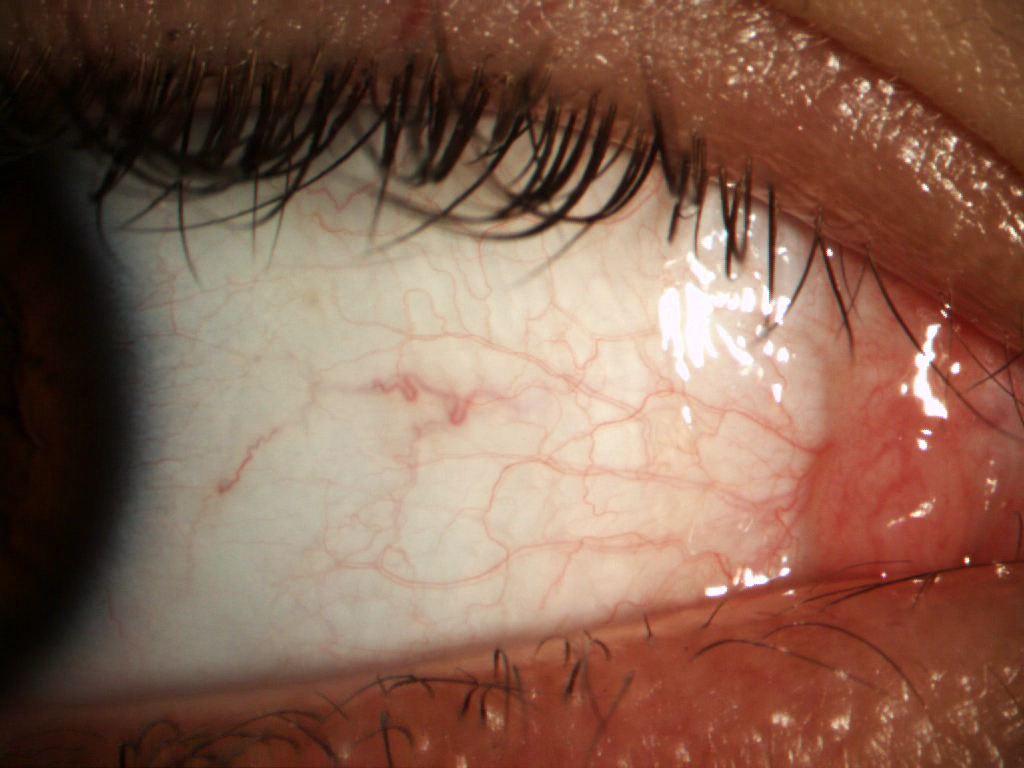
#> input picture P1/dataset/BN_15_1.BMP, 1024 x 768 px; its folder holds only this picture in this run
$ jupyter execute --allow-errors p1.ipynb   (shell and % lines are left out)
#> lines starting #> are read from the running program, lines starting #| are printed output that depends on the picture; after the words box and inside, x2 and y2 are one past the last pixel; in counts of white or black regions, pixels touching at a corner belong together
#> further down, im is the input picture: shape (768, 1024, 3); mean B, G, R 80.6, 97.9, 133.3
[cell 1]
import cv2
import numpy as np
import matplotlib.pyplot as plt
import glob

[cell 2]
#im = cv2.imread("dataset/BT_12_2.5.BMP")
im = cv2.imread("dataset/BN_056_3.jpg")

#> (the rest of this cell did not finish here and is left out)

[cell 3]
def getROI(hsv):
    #We use HSV's V Channel to extract ROI for the eye sclera, as it conforms an area of similar brightness
    rgb = cv2.cvtColor(hsv,cv2.COLOR_HSV2RGB)
    #In order to create a mask for the sclera, Otsu binarization is used, as it automatically finds a threshold that minimizes intra-class variance.
    ret2,th2 = cv2.threshold(hsv[:,:,2],0,255,cv2.THRESH_BINARY+cv2.THRESH_OTSU)
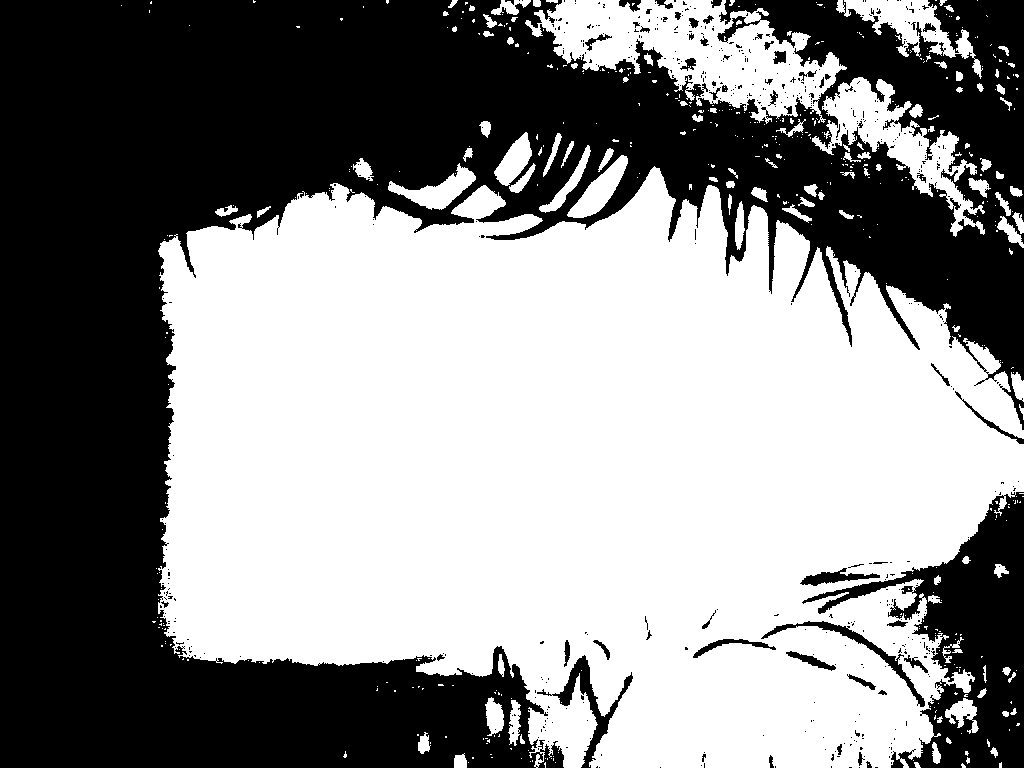
#> th2: shape (768, 1024); 54.5% white; 527 black regions (474 under 20 px)
#> ret2 = 128
    contours, hierarchy = cv2.findContours(th2, cv2.RETR_TREE, cv2.CHAIN_APPROX_SIMPLE)
#> contours = 1136 contours, 990 with area under 20; largest, box (x1, y1, x2, y2) and area: (158, 166, 1024, 768) 384727, (525, 0, 847, 124) 19631, (812, 77, 985, 237) 7314, (836, 0, 983, 79) 3304, (388, 163, 476, 210) 1446
    contours.sort(key=lambda x:cv2.contourArea(x),reverse=True)
    cv2.drawContours(th2,contours[1:], -1, (0),-1)
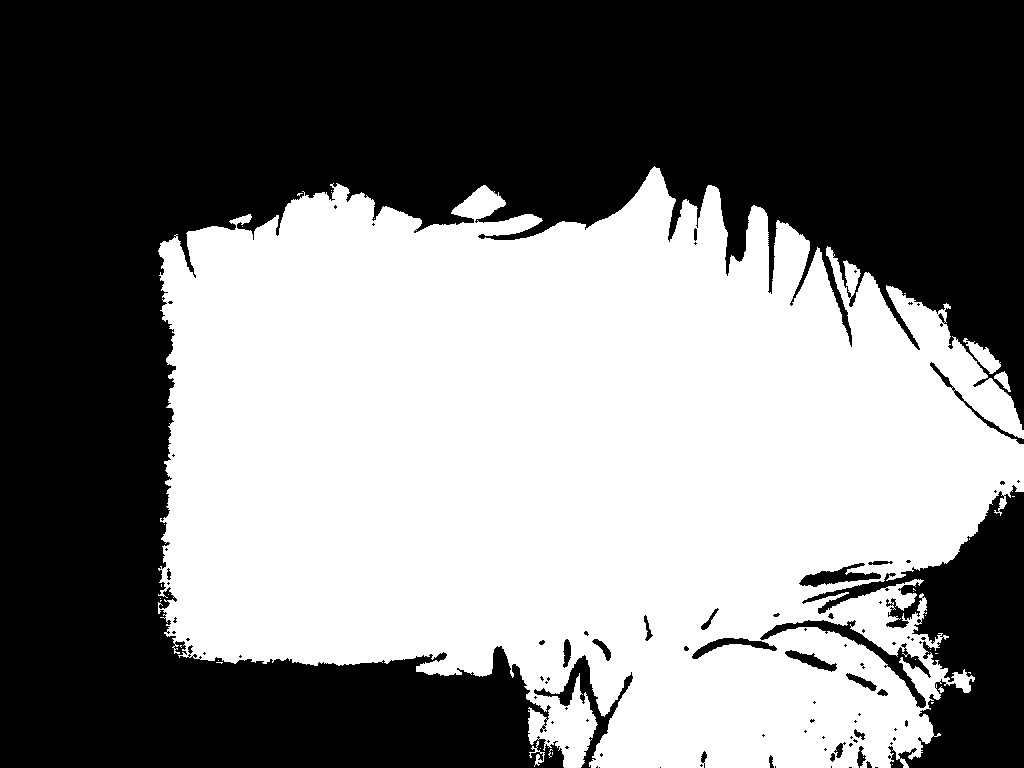
#> th2: shape (768, 1024); 48.4% white; 33 white regions (28 under 20 px), largest, box (x1, y1, x2, y2) and area: (158, 166, 1024, 768) 379719, (963, 338, 1001, 374) 511, (994, 371, 1011, 392) 162, (529, 741, 545, 767) 118, (938, 686, 944, 693) 22

    #rets,ths = cv2.threshold(hsv[:,:,1],0,255,cv2.THRESH_BINARY_INV+cv2.THRESH_OTSU)
    #th2 = np.multiply(thv,ths)
    fig,ax = plt.subplots(1,2)
    fig.suptitle("Otsu binarization to get ROI")
    ax[0].imshow(th2,cmap='gray')
    ax[0].set_axis_off()
    ax[1].imshow(hsv[:,:,2],cmap='gray')
    ax[1].set_axis_off()


    #Once we have the ROI, we can apply it as a mask for the rest of the procedure.
    hsv = cv2.bitwise_and(hsv,hsv,mask=th2)
#> hsv: shape (768, 1024, 3); mean H, S, V 7.5, 41.7, 90.7
    mask_pixels = np.count_nonzero(th2 != 0)
#> mask_pixels = 380614

    #ax[1].imshow(th2,cmap="gray")
    ax[1].imshow(rgb,cmap="gray")
    plt.show()
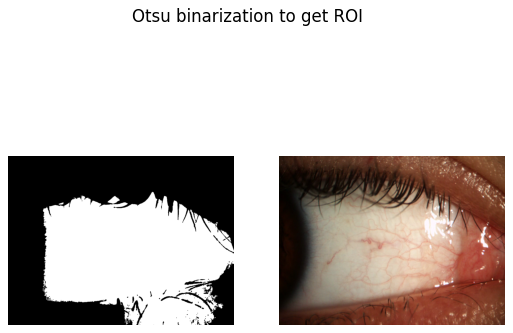
#> figure drawn by matplotlib, 2 panels

    return hsv

[cell 4]
def extract_vessels(hsv):
    #In order to extract blood vessels in the ROI, we can make use of the S channel, as the blood in the vessels makes that region highly saturated, in contrast to the white,unsaturated sclera.
    #ret2,th2 = cv2.threshold(hsv[:,:,1],0,255,cv2.THRESH_BINARY+cv2.THRESH_OTSU)
    ker = np.ones((5,5),np.uint8)
    S = hsv[:,:,1]
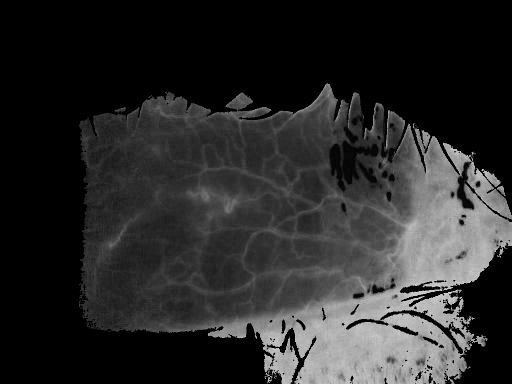
#> S: shape (768, 1024) (shown at 1/2 size); min 0, max 226, mean 41.7
    S = cv2.GaussianBlur(S,(7,7),0)
    edges = cv2.Canny(S,20,30)
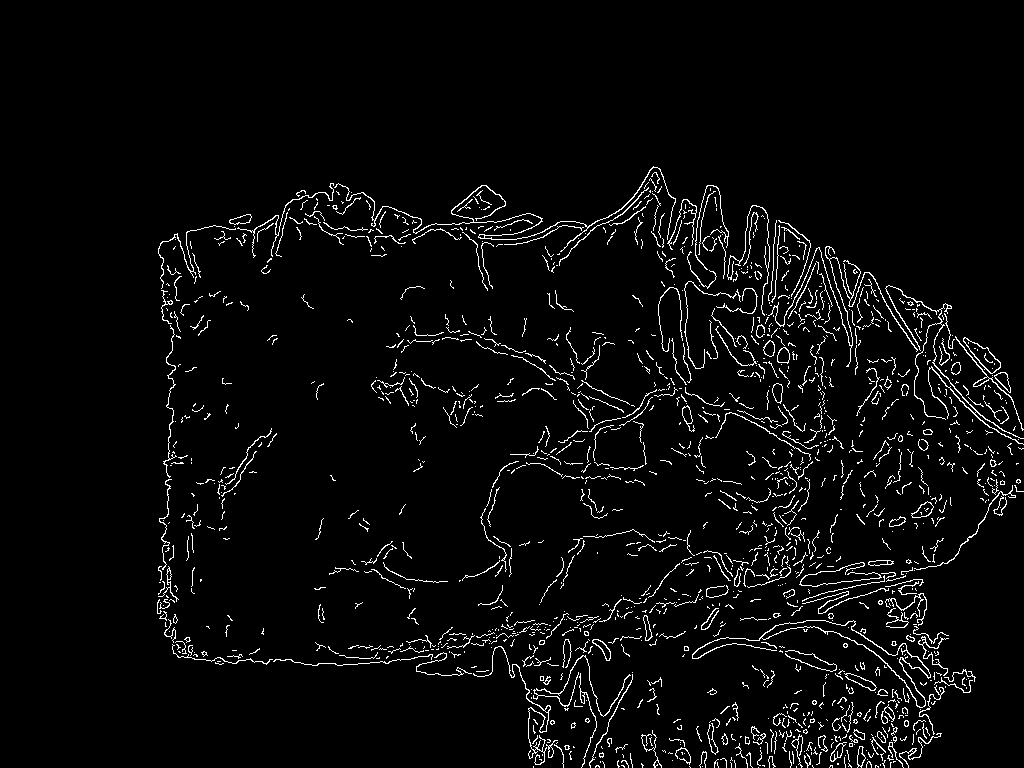
#> edges: shape (768, 1024); 3.8% white in thin lines or dots, all inside (x1, y1, x2, y2) = (157, 166, 1024, 768)
    edges = cv2.morphologyEx(edges, cv2.MORPH_CLOSE, ker)
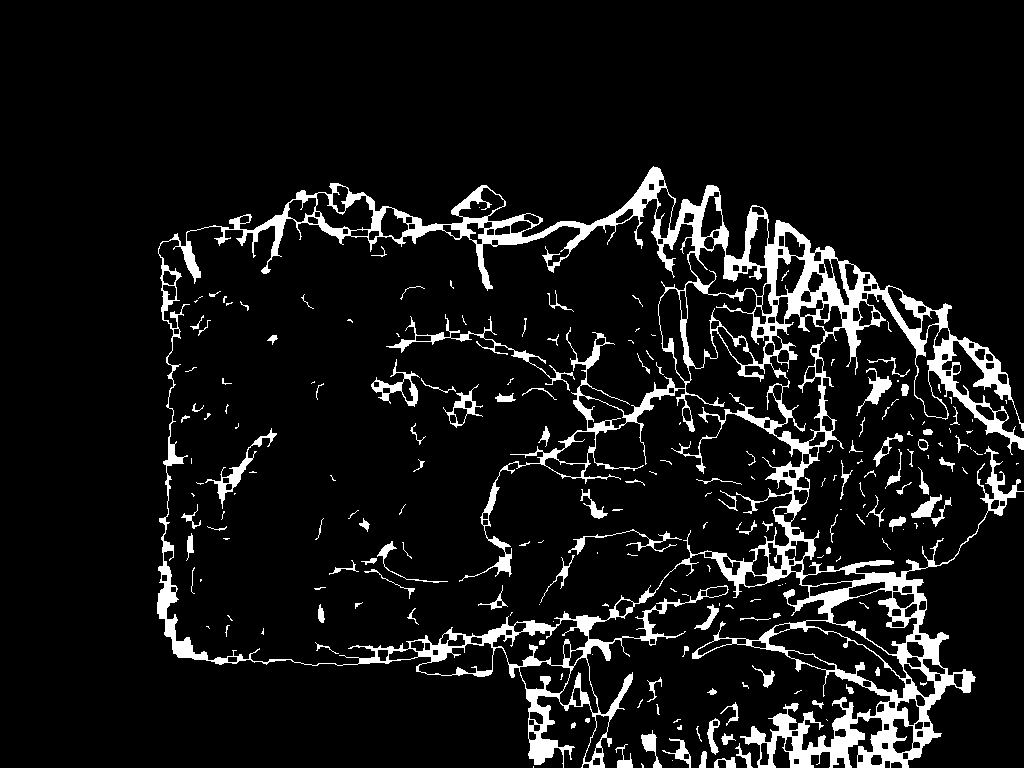
#> edges: shape (768, 1024); 8.4% white; 213 white regions (109 under 20 px), largest, box (x1, y1, x2, y2) and area: (157, 166, 1024, 768) 54894, (386, 314, 575, 391) 983, (205, 428, 277, 509) 683
    plt.imshow(edges,cmap='gray')
    plt.show()
    return edges

#> (a cell that did not finish here is left out)

$ run again, on P1/dataset/BN_19_1.BMP
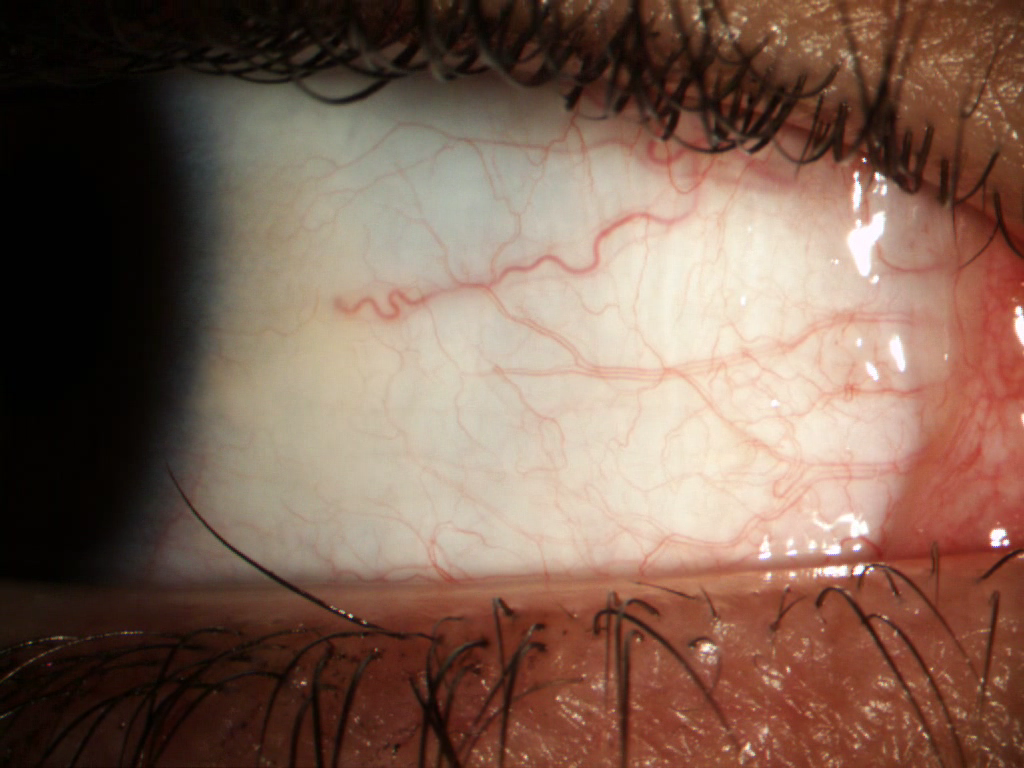
#> input picture P1/dataset/BN_19_1.BMP, 1024 x 768 px
#> im is the input picture: shape (768, 1024, 3); mean B, G, R 84, 98.5, 126.1
#> ret2 = 115
#> contours = 464 contours, 404 with area under 20; largest, box (x1, y1, x2, y2) and area: (197, 100, 1024, 768) 431376, (713, 0, 855, 94) 6662, (900, 18, 993, 141) 4992, (965, 76, 1024, 160) 2423, (846, 0, 889, 80) 2031
#> in getROI, `cv2.drawContours(th2,contours[1:], -1, (0),-1)`:
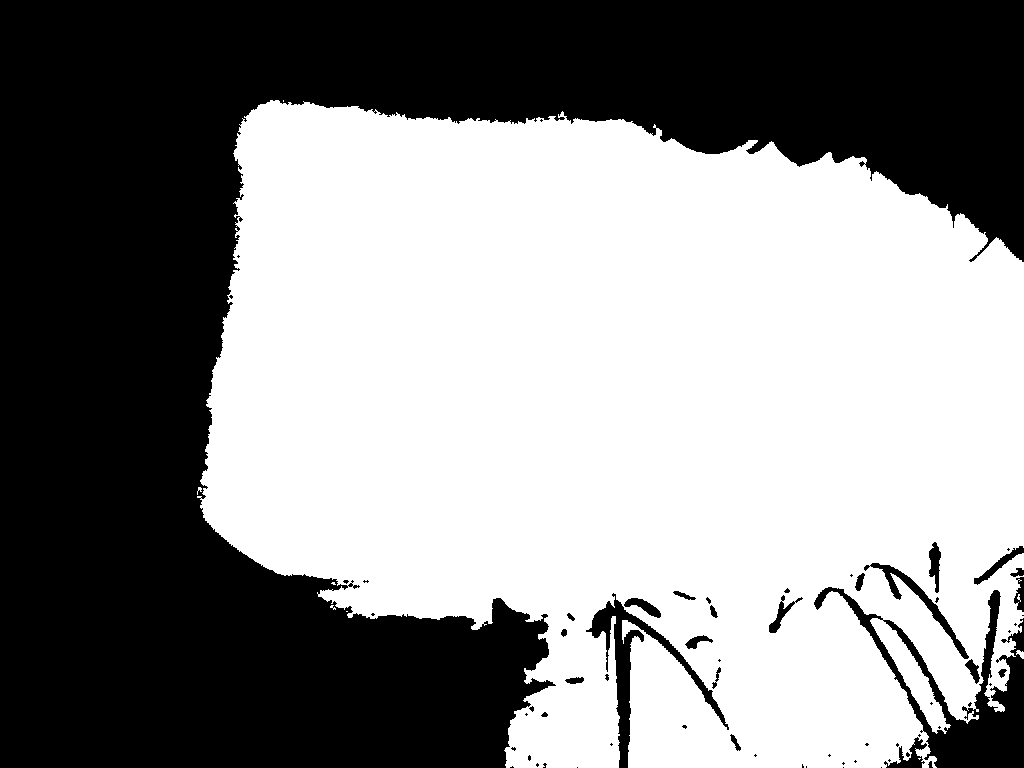
#> th2: shape (768, 1024); 54.7% white; 67 black regions (43 under 20 px), largest, box (x1, y1, x2, y2) and area: (0, 0, 1024, 768) 338466, (814, 587, 1024, 768) 9470, (586, 593, 729, 768) 3714
#> mask_pixels = 430185
#> in extract_vessels, `edges = cv2.morphologyEx(edges, cv2.MORPH_CLOSE, ker)`:
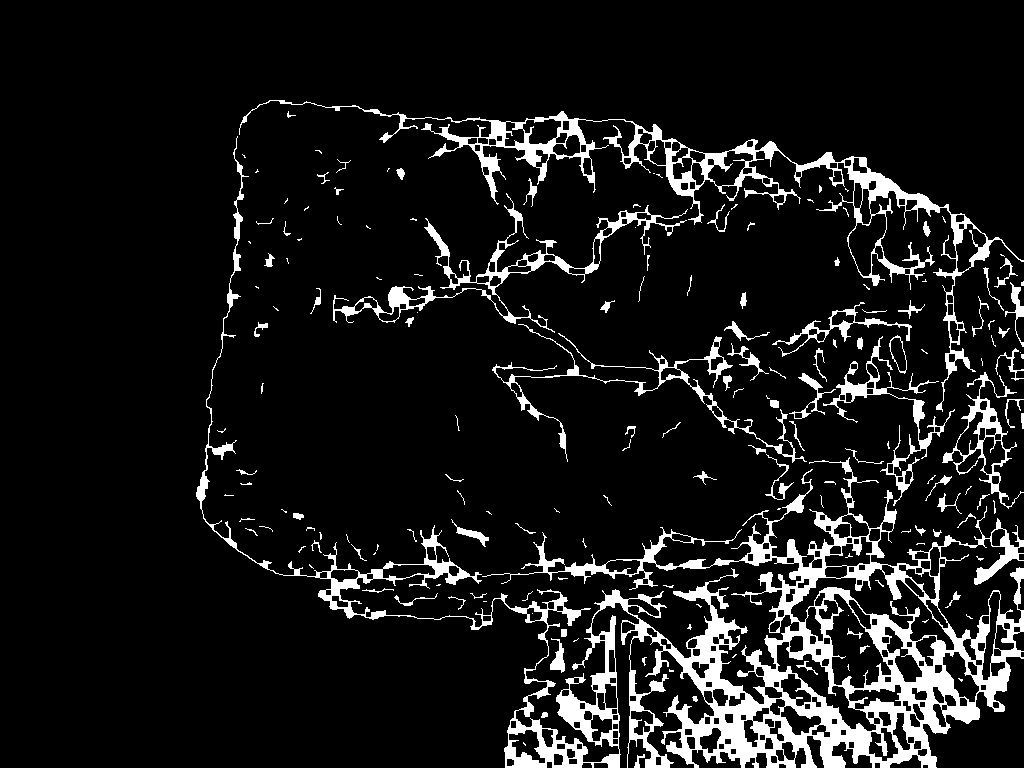
#> edges: shape (768, 1024); 9.5% white; 174 white regions (87 under 20 px), largest, box (x1, y1, x2, y2) and area: (196, 136, 1024, 768) 45519, (239, 100, 1024, 412) 11816, (333, 193, 688, 333) 4050

$ run again, on P1/dataset/BT_03_1.BMP
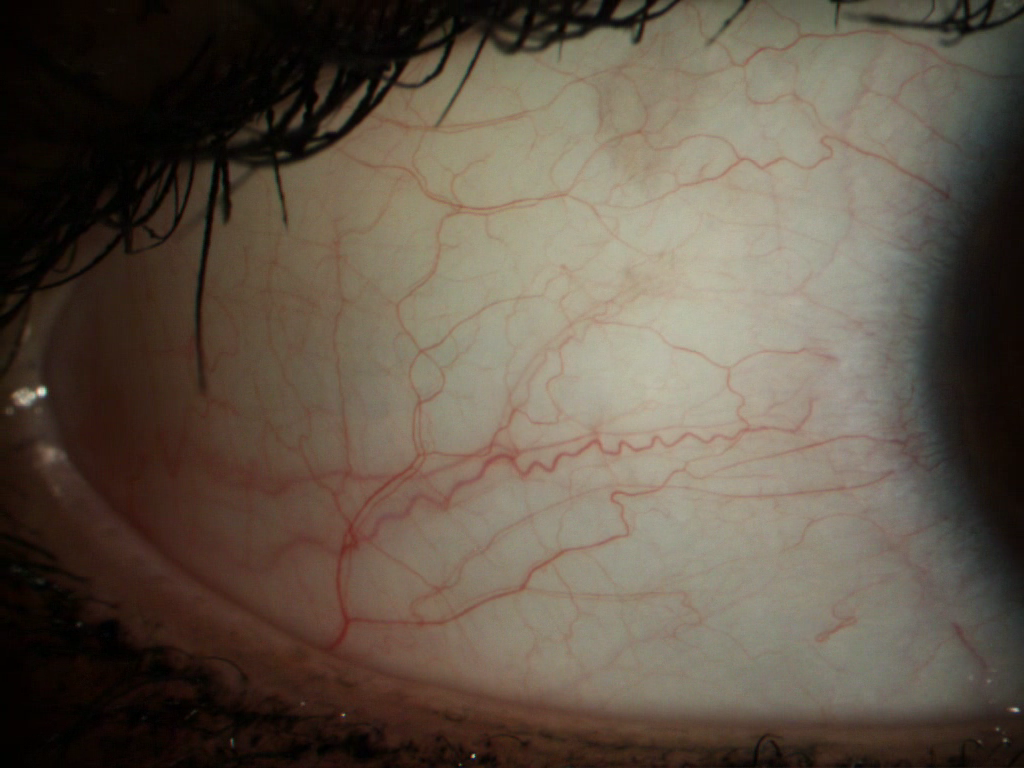
#> input picture P1/dataset/BT_03_1.BMP, 1024 x 768 px
#> im is the input picture: shape (768, 1024, 3); mean B, G, R 72.8, 85.7, 97.1
#> ret2 = 90
#> contours = 581 contours, 547 with area under 20; largest, box (x1, y1, x2, y2) and area: (225, 0, 981, 733) 440904, (398, 51, 442, 84) 715, (852, 0, 929, 19) 649, (319, 85, 366, 134) 426, (12, 386, 47, 407) 426
#> in getROI, `cv2.drawContours(th2,contours[1:], -1, (0),-1)`:
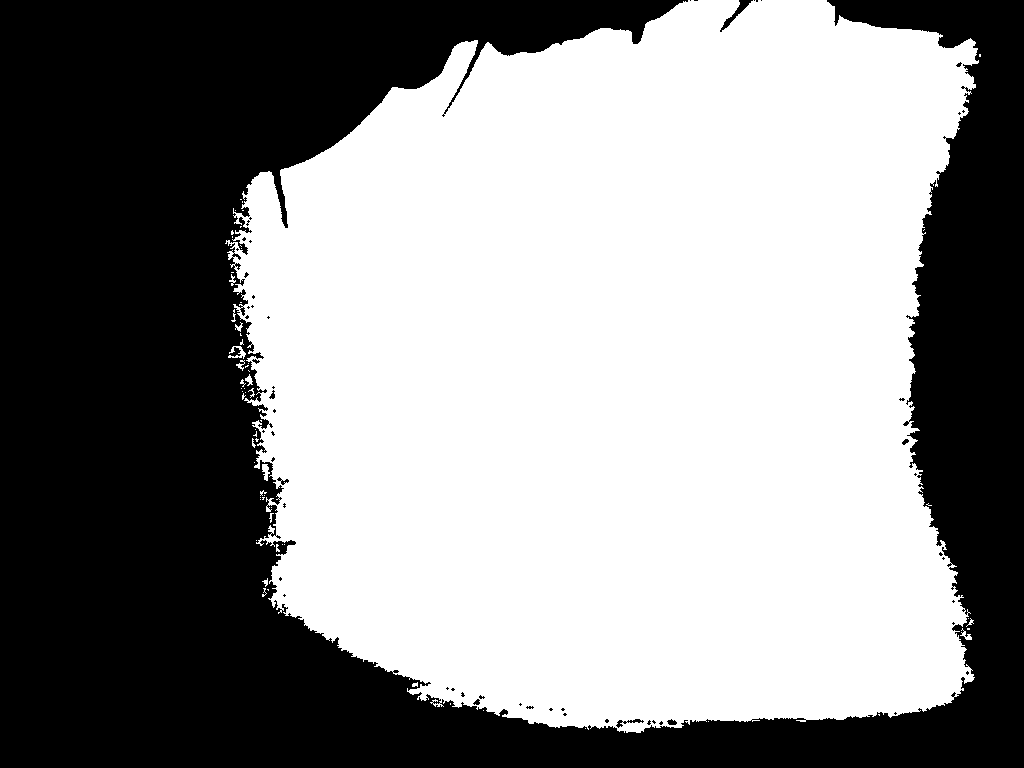
#> th2: shape (768, 1024); 56% white; 57 black regions (48 under 20 px), largest, box (x1, y1, x2, y2) and area: (0, 0, 1024, 768) 345418, (720, 0, 753, 32) 217, (616, 719, 644, 728) 82
#> mask_pixels = 440171
#> in extract_vessels, `edges = cv2.morphologyEx(edges, cv2.MORPH_CLOSE, ker)`:
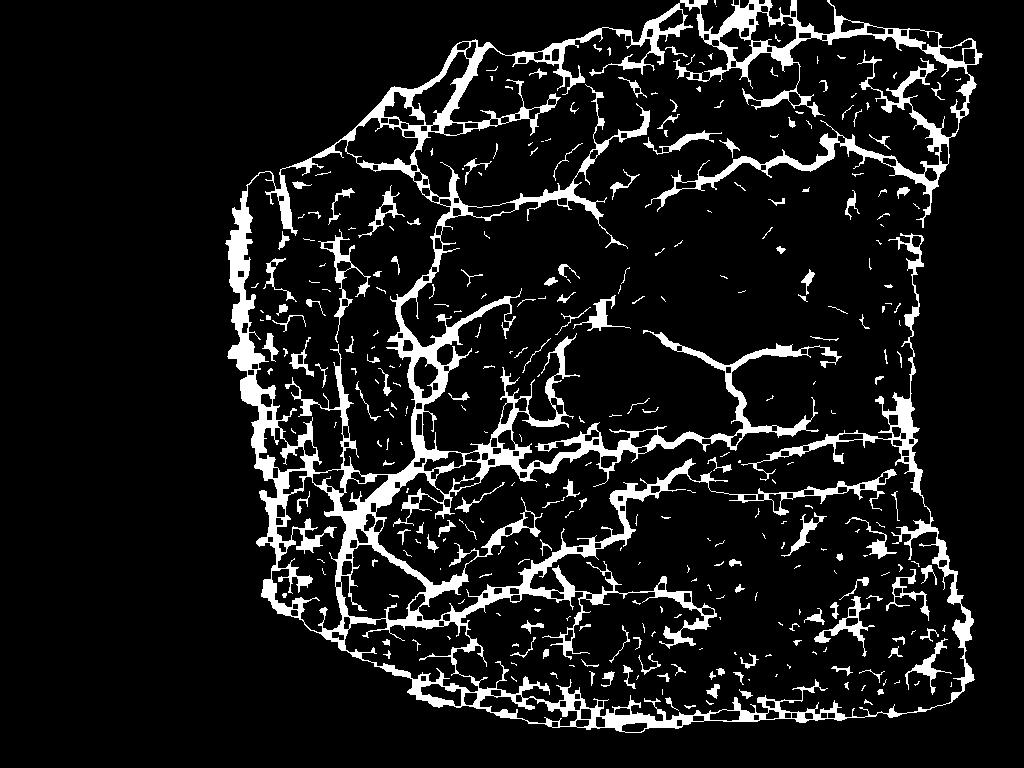
#> edges: shape (768, 1024); 10.2% white; 320 white regions (182 under 20 px), largest, box (x1, y1, x2, y2) and area: (225, 0, 983, 733) 66506, (318, 229, 371, 343) 798, (814, 596, 875, 657) 675
